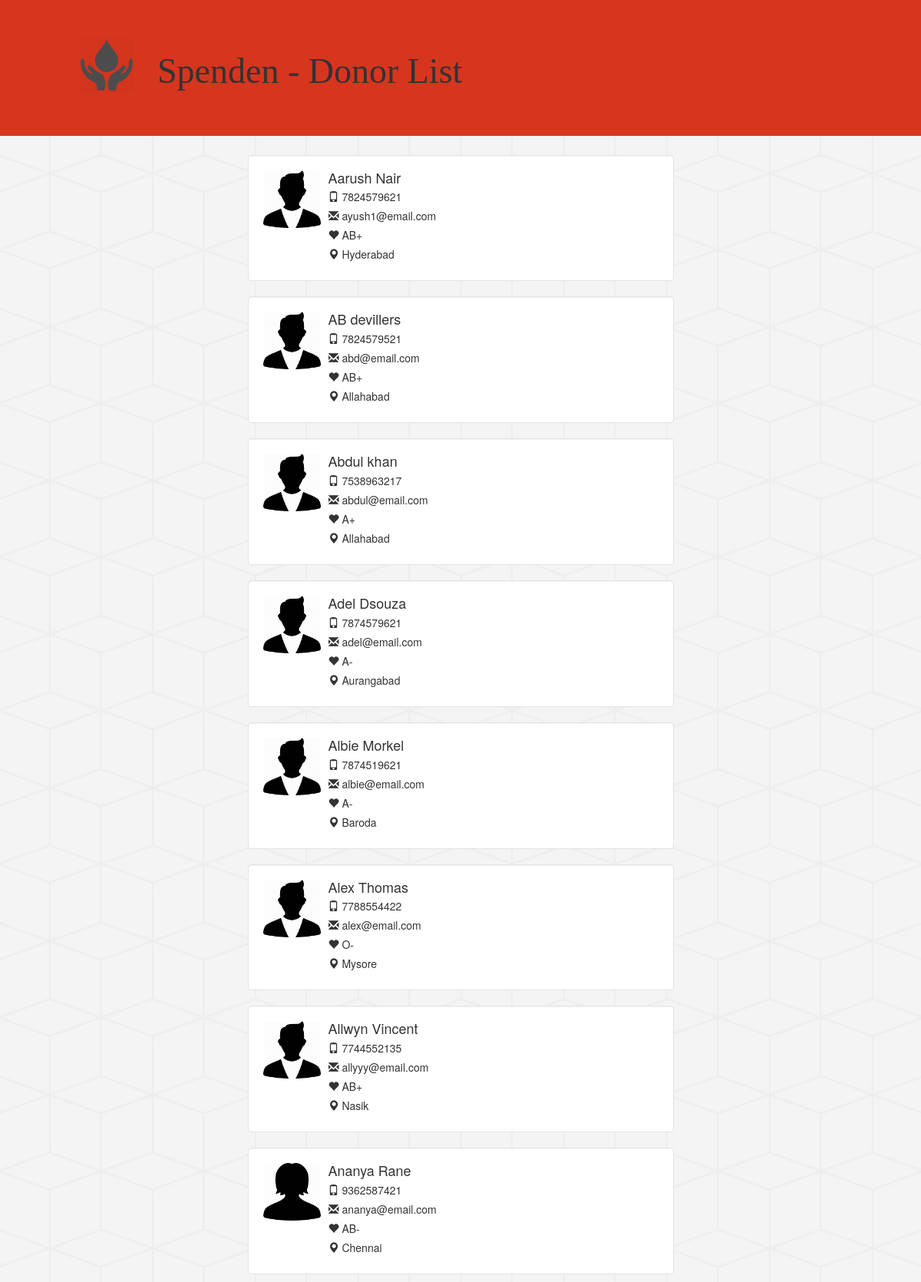
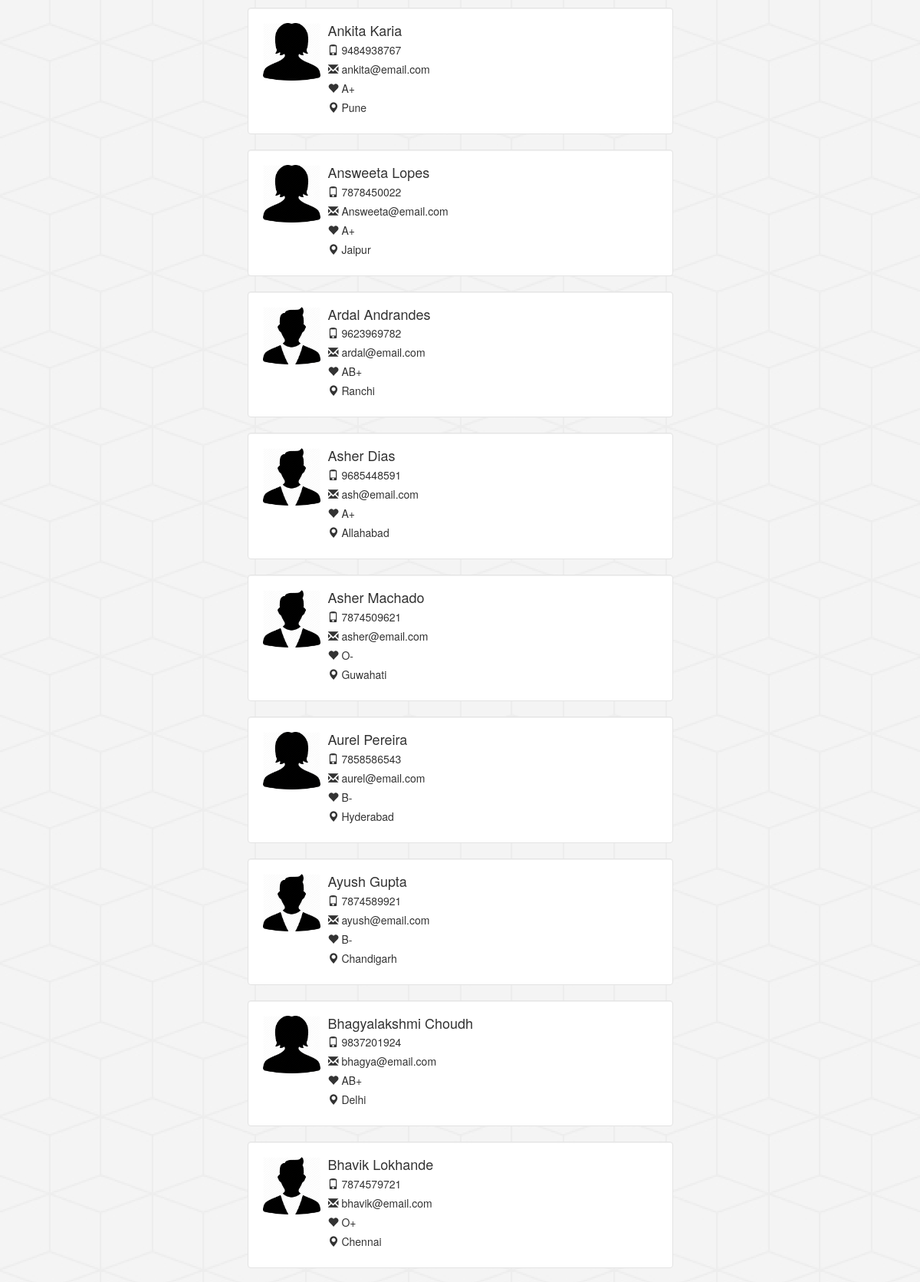
Screenshot of /donorlist.php (upper part) with the database file from the repository (2 pictures, top to bottom).
### tables this page shows
CREATE TABLE `donors` (
  `donorid` int(5) UNSIGNED NOT NULL,
  `name` varchar(20) NOT NULL,
  `age` int(3) UNSIGNED DEFAULT NULL,
  `mobileno` varchar(10) DEFAULT NULL,
  `email` varchar(30) NOT NULL,
  `password` varchar(50) NOT NULL,
  `weight` int(3) UNSIGNED NOT NULL,
  `gender` varchar(6) NOT NULL,
  `bloodgroup` int(2) NOT NULL,
  `city` int(2) NOT NULL
);

### donorlist.php (the view, shortened to what this page needs)
<!DOCTYPE html>
<html>
	<head>
		<link rel="stylesheet" type="text/css" href="style.css">
		<link rel="stylesheet" type="text/css" href="bootstrap-3.3.7-dist/css/bootstrap.min.css">
	</head>
	<body background="background/az_subtle_@2X.png">
		<div class="jumbotron" style="background-color: #d6351e; margin-bottom: 25px;">
            <div class="row">
                <div class="col-md-1"></div>
                <div class="col-md-1">
                    <img src="blood_donation-512.png" height="100px" width="100px" class="img-rounded img-responsive">
                </div>
                <div class="col-md-6">
                    <h2 id="header-name" style="font-size: 46px; font-family: Algerian">Spenden - Donor List</h2>
                </div>
                <div class="col-md-4"></div>
            </div>
        </div>
        <div class="container">
            <div class="row" style="padding-bottom: 50px;">
            <div class="col-md-3"></div>
            <div class="col-md-6">
        	<?php
                $bloodgroup = ['A+','A-','B+','B-','O+','O-','AB+','AB-'];
                $cities = ['Allahabad','Aurangabad','Bangalore','Baroda','Chandigarh','Chennai','Delhi','Guwahati','Hyderabad','Indore','Jaipur','Kolkata','Lucknow','Mumbai','Mysore','Nasik','Pune','Ranchi','Surat','Udaipur','Varanasi','Vishakhapatnam'];
				$query = "select * from donors order by name";
				$result = mysql_query($query) or die(mysql_error());
				if(mysql_num_rows($result) > 0 ) {
					while ($row = mysql_fetch_array($result)) {
						if($row["donorid"] == 0) {
							continue;
						}
						$name = $row["name"];
						$mobile = $row["mobileno"];
						$email = $row["email"];
						$blood = $bloodgroup[$row["bloodgroup"] - 1];
						$city = $cities[$row["city"] - 1];
						echo "<div class='well' style='background-color: white'>";
						echo "<div class='media'>";
						echo "<div class='media-left'>";
						echo "<img src='default-".$row['gender'].".png' class='media-object' style='width: 75px; height: 75px'>";
						echo "</div>";
						echo "<div class='media-body'>";
						echo "<h4 class='media-heading'>".$name."</h4>";
						echo "<div style='padding-bottom: 5px'><span class='glyphicon glyphicon-phone'></span> ".$mobile."<br></div>";
						echo "<div style='padding-bottom: 5px'><span class='glyphicon glyphicon-envelope'></span> ".$email."<br></div>";
						echo "<div style='padding-bottom: 5px'><span class='glyphicon glyphicon-heart'></span> ".$blood."<br></div>";
						echo "<div style='padding-bottom: 5px'><span class='glyphicon glyphicon-map-marker'></span> ".$city."<br></div>";
						echo "</div>";
						echo "</div>";
						echo "</div>";
					}
				} else {
					echo "No Registered Donors";
				}
        	?>
            </div>
            <div class="col-md-3"></div>
            </div>
        </div>
	</body>
</html>

### rows the page displays
donors: gender (placeholder picture), name "Aarush Nair", mobileno "7824579621", email "ayush1@email.com", bloodgroup "AB+", city "Hyderabad"
donors: gender (placeholder picture), name "AB devillers", mobileno "7824579521", email "abd@email.com", bloodgroup "AB+", city "Allahabad"
donors: gender (placeholder picture), name "Abdul khan", mobileno "7538963217", email "abdul@email.com", bloodgroup "A+", city "Allahabad"
donors: gender (placeholder picture), name "Adel Dsouza", mobileno "7874579621", email "adel@email.com", bloodgroup "A-", city "Aurangabad"
donors: gender (placeholder picture), name "Albie Morkel", mobileno "7874519621", email "albie@email.com", bloodgroup "A-", city "Baroda"
donors: gender (placeholder picture), name "Alex Thomas", mobileno "7788554422", email "alex@email.com", bloodgroup "O-", city "Mysore"
donors: gender (placeholder picture), name "Allwyn Vincent", mobileno "7744552135", email "allyyy@email.com", bloodgroup "AB+", city "Nasik"
donors: gender (placeholder picture), name "Ananya Rane", mobileno "9362587421", email "ananya@email.com", bloodgroup "AB-", city "Chennai"
donors: gender (placeholder picture), name "Ankita Karia", mobileno "9484938767", email "ankita@email.com", bloodgroup "A+", city "Pune"
donors: gender (placeholder picture), name "Answeeta Lopes", mobileno "7878450022", email "Answeeta@email.com", bloodgroup "A+", city "Jaipur"
donors: gender (placeholder picture), name "Ardal Andrandes", mobileno "9623969782", email "ardal@email.com", bloodgroup "AB+", city "Ranchi"
donors: gender (placeholder picture), name "Asher Dias", mobileno "9685448591", email "ash@email.com", bloodgroup "A+", city "Allahabad"
donors: gender (placeholder picture), name "Asher Machado", mobileno "7874509621", email "asher@email.com", bloodgroup "O-", city "Guwahati"
donors: gender (placeholder picture), name "Aurel Pereira", mobileno "7858586543", email "aurel@email.com", bloodgroup "B-", city "Hyderabad"
donors: gender (placeholder picture), name "Ayush Gupta", mobileno "7874589921", email "ayush@email.com", bloodgroup "B-", city "Chandigarh"
donors: gender (placeholder picture), name "Bhagyalakshmi Choudh", mobileno "9837201924", email "bhagya@email.com", bloodgroup "AB+", city "Delhi"
donors: gender (placeholder picture), name "Bhavik Lokhande", mobileno "7874579721", email "bhavik@email.com", bloodgroup "O+", city "Chennai"
